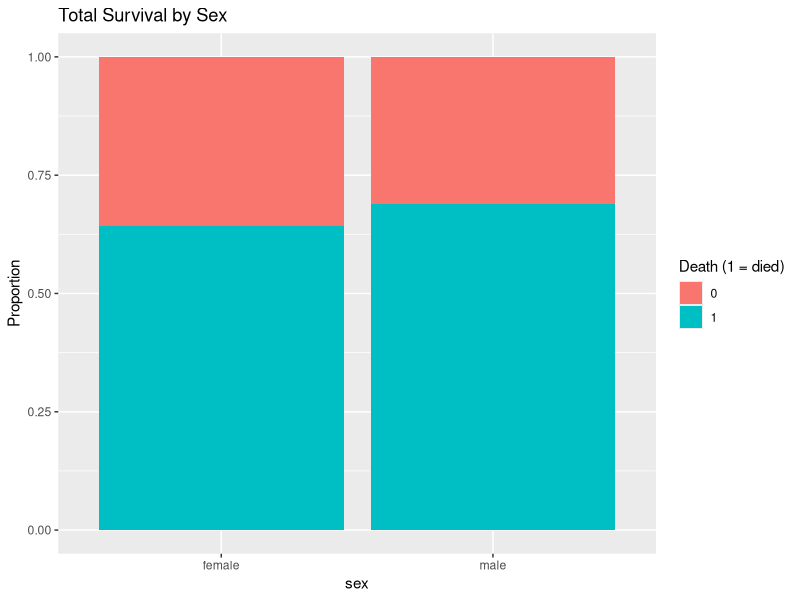
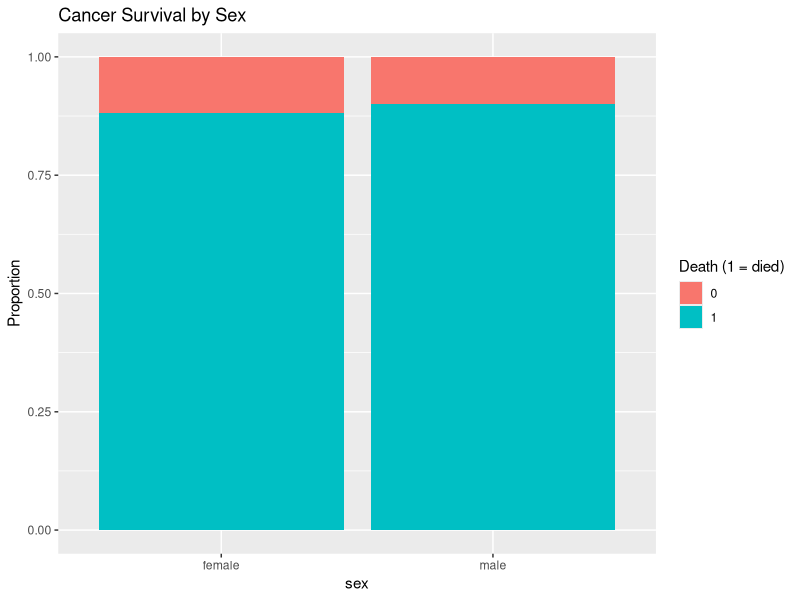

Source code (R) for these figures, in order:
df <- read.csv("data/med_data_tidy.csv")
head(df)

#finding the mortality and survival rate for each of the sex
df$sex <- factor(df$sex, levels = c("female", "male"))
library(dplyr)

total_survival <- df %>%
  group_by(sex) %>%
  summarise(
    n = n(),
    deaths = sum(death, na.rm = TRUE),
    mortality_rate = mean(death, na.rm = TRUE),
    survival_rate = 1 - mortality_rate
  )
total_survival

#plotting the total survival by sex
library(ggplot2)
ggplot(df, aes(x = sex, fill = factor(death))) +
  geom_bar(position = "fill") +
  labs(
    y = "Proportion",
    fill = "Death (1 = died)",
    title = "Total Survival by Sex"
  )


#subset of cancer patients:
df_cancer <- df %>% filter(diag_class == "Cancer")
cancer_survival <- df_cancer %>%
  group_by(sex) %>%
  summarise(
    n = n(),
    deaths = sum(death, na.rm = TRUE),
    mortality_rate = mean(death, na.rm = TRUE),
    survival_rate = 1 - mortality_rate
  )
cancer_survival

#barplot of the cancer survival
ggplot(df_cancer, aes(x = sex, fill = factor(death))) +
  geom_bar(position = "fill") +
  labs(
    y = "Proportion",
    fill = "Death (1 = died)",
    title = "Cancer Survival by Sex"
  )


#pvalue
#we can perform a chi square test to see the mortality rate
chisq.test(table(df$sex, df$death))
chisq.test(table(df_cancer$sex, df_cancer$death))
